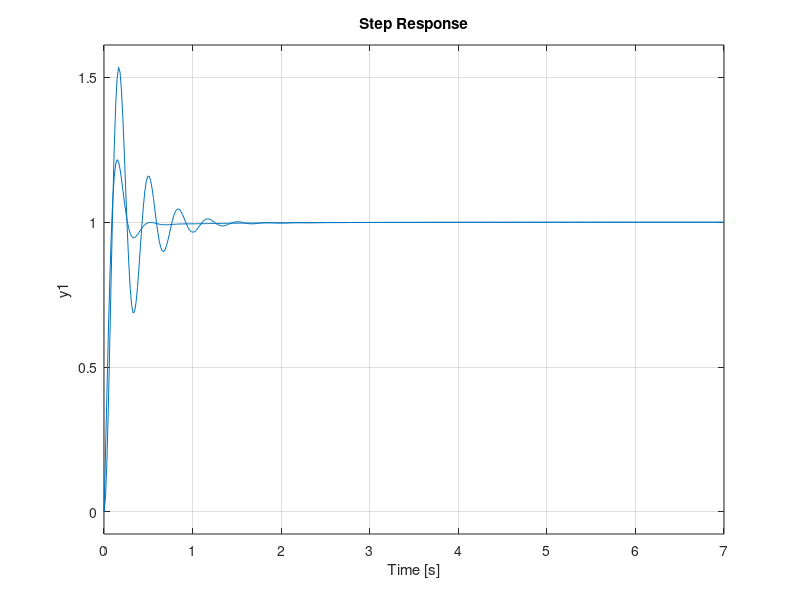

This figure's MATLAB source:
clear; clf; clc; 
K = 30*12; Tp = 0.1; %peak time
num = [1 1]; den = poly([0 -2 -6]);
G = tf(num, den)
GK = K*G

pos = 10;
z = -log(pos/100)/sqrt(pi^2 + [-log(pos/100)]^2)

wn = pi/(Tp*sqrt(1-z^2));
wBW=wn*sqrt((1-2*z^2)+sqrt(4*z^4-4*z^2+2))

Pm = atan(2*z/(sqrt(-2*z^2+sqrt(1+4*z^4))))*(180/pi)
wpm = 0.8*wBW

[M,P] = bode(GK, wpm);
M
P

Pmown = -180-P
Pmreq = Pm+Pmown
zc = wpm/tand(Pmreq)

KPD = 1/zc
GPD=tf(KPD*[1 zc], 1)

T0 = feedback(GK, 1)
step(T0)
hold on
T = feedback(GPD*GK, 1)
step(T)
%bode(GPD*GK, w)
